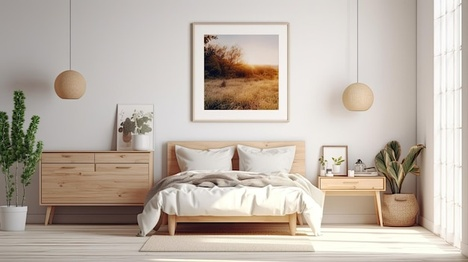
%> input picture Home Envir./bedwall.jpg, 468 x 262 px, shrunk from 626 x 351 before the run
$ octave Assignment-2.m   (GNU Octave 9; MATLAB toolbox functions it lacks are replaced by stand-ins)
%> lines starting %> are read from the running program, lines starting %| are printed output that depends on the picture
%Assignment-2 INFO

clc,clf;

% code for setting up the environment, objects, and robots

h = surf([-2,-2;2,2] ...
,[2,2;2,2] ...
,[0 4; 0 4] ...
,'CData',imread('bedwall.jpg') ...
,'FaceColor','texturemap');


hold on;

h2 = surf([2,2;2,2] ...
,[2,2;-3,-3] ...
,[0 4; 0 4] ...
,'CData',imread('bookwall3.jpeg') ...
,'FaceColor','texturemap');
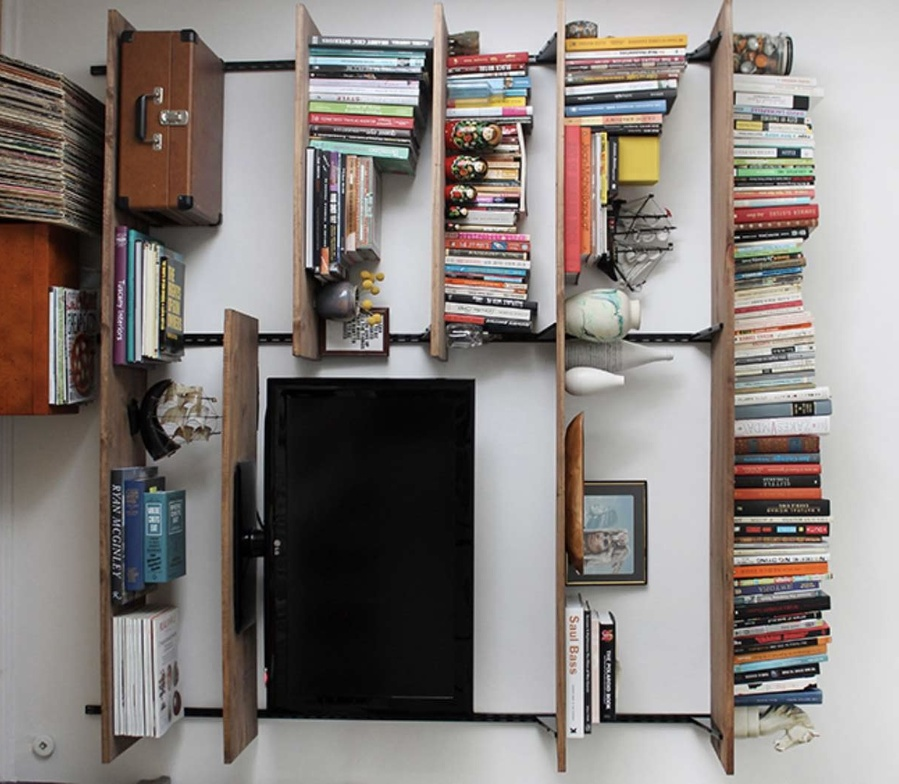
%> input picture Home Envir./bookwall3.jpeg, 899 x 784 px, shrunk from 1204 x 1050 before the run


h3 = surf([-2,-2;2,2] ...
,[-3,2;-3,2] ...
,[0 0; 0 0] ...
,'CData',imread('lightwood.jpg') ...
,'FaceColor','texturemap');
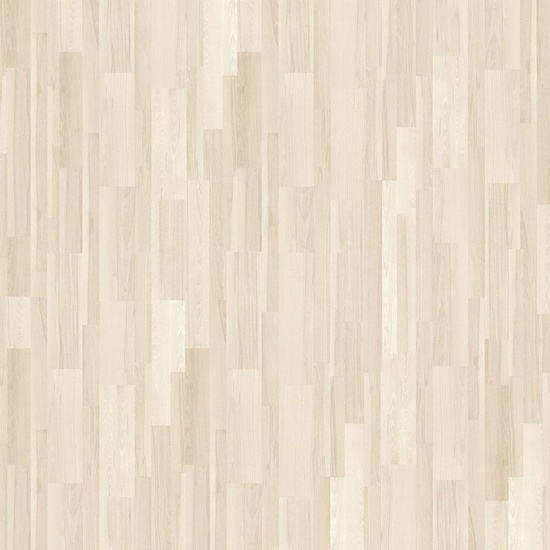
%> input picture Home Envir./lightwood.jpg, 550 x 550 px, shrunk from 736 x 736 before the run


dir = [1 0 0];
dir2 = [0 1 0];

rotate(h,dir2,90);

axis([-2 2 -3 2 0 4]); % Set x, y, and z-axis limits

% Set material properties to control the appearance of the objects
material([0.6 0.8 0.9 10 0.5]); % Ambient, Diffuse, Specular, Shininess, Strength

% Add additional light sources with increased brightness
light('Position', [0, 0, 5], 'Style', 'local', 'Color', [1 1 1]);
light('Position', [0, 0, -5], 'Style', 'local', 'Color', [1 1 1]);
lighting gouraud; % Use Gouraud shading for smooth appearance
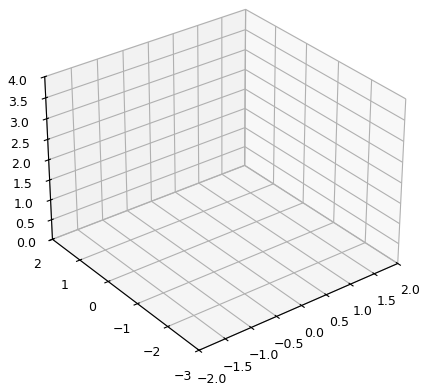
%> figure redrawn from the program's plot data


%> (the run ends here)
